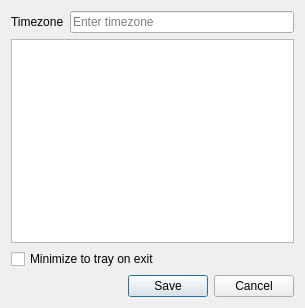
<?xml version="1.0" encoding="UTF-8"?>
<ui version="4.0">
 <class>prefDialog</class>
 <widget class="QDialog" name="prefDialog">
  <property name="geometry">
   <rect>
    <x>0</x>
    <y>0</y>
    <width>305</width>
    <height>308</height>
   </rect>
  </property>
  <property name="sizePolicy">
   <sizepolicy hsizetype="Expanding" vsizetype="Expanding">
    <horstretch>0</horstretch>
    <verstretch>0</verstretch>
   </sizepolicy>
  </property>
  <property name="windowTitle">
   <string>Preferences</string>
  </property>
  <layout class="QGridLayout" name="gridLayout">
   <item row="0" column="0">
    <layout class="QVBoxLayout" name="verticalLayout">
     <property name="sizeConstraint">
      <enum>QLayout::SetDefaultConstraint</enum>
     </property>
     <item>
      <layout class="QHBoxLayout" name="horizontalLayout_2">
       <item>
        <widget class="QLabel" name="tzLabel">
         <property name="text">
          <string>Timezone</string>
         </property>
         <property name="buddy">
          <cstring>tzLineEdit</cstring>
         </property>
        </widget>
       </item>
       <item>
        <widget class="QLineEdit" name="tzLineEdit">
         <property name="placeholderText">
          <string>Enter timezone</string>
         </property>
        </widget>
       </item>
      </layout>
     </item>
     <item>
      <widget class="QListWidget" name="tzListWidget">
       <property name="horizontalScrollBarPolicy">
        <enum>Qt::ScrollBarAlwaysOff</enum>
       </property>
      </widget>
     </item>
     <item>
      <widget class="QCheckBox" name="minimizeCheckBox">
       <property name="text">
        <string>Minimize to tray on exit</string>
       </property>
      </widget>
     </item>
     <item>
      <widget class="QDialogButtonBox" name="prefsButtonBox">
       <property name="orientation">
        <enum>Qt::Horizontal</enum>
       </property>
       <property name="standardButtons">
        <set>QDialogButtonBox::Cancel|QDialogButtonBox::Save</set>
       </property>
      </widget>
     </item>
    </layout>
   </item>
  </layout>
 </widget>
 <resources/>
 <connections>
  <connection>
   <sender>prefsButtonBox</sender>
   <signal>accepted()</signal>
   <receiver>prefDialog</receiver>
   <slot>accept()</slot>
   <hints>
    <hint type="sourcelabel">
     <x>248</x>
     <y>254</y>
    </hint>
    <hint type="destinationlabel">
     <x>157</x>
     <y>274</y>
    </hint>
   </hints>
  </connection>
  <connection>
   <sender>prefsButtonBox</sender>
   <signal>rejected()</signal>
   <receiver>prefDialog</receiver>
   <slot>reject()</slot>
   <hints>
    <hint type="sourcelabel">
     <x>316</x>
     <y>260</y>
    </hint>
    <hint type="destinationlabel">
     <x>286</x>
     <y>274</y>
    </hint>
   </hints>
  </connection>
 </connections>
</ui>
